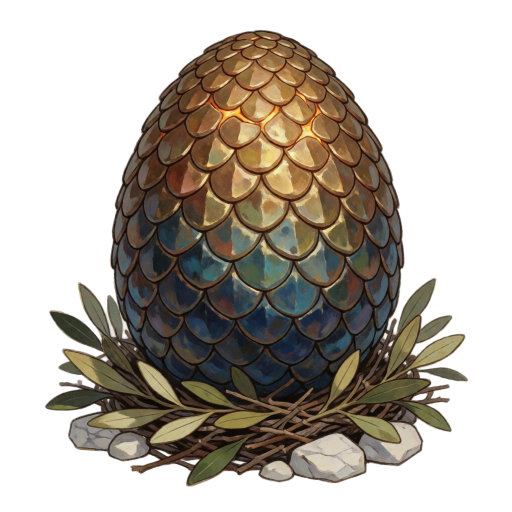
#> input picture assets/art/dragon/dragon_egg_cut.png, 1024 x 1024 px, found by its file name (shown at 1/2 size)
$ python stages_sheet.py
#> lines starting #> are read from the running program, lines starting #| are printed output that depends on the picture
"""Contact sheet of the dragon's six stages (egg to ancestral) on dark, mid and parchment grounds.

    python tools/art/stages_sheet.py [--out docs/art/progression-stages.png]

Reads assets/art/dragon/dragon_<stage>_cut.png. Needs Pillow only (host Python or the seg venv).
"""
import argparse
from pathlib import Path

from PIL import Image, ImageDraw, ImageFont

STAGES = ["egg", "hatchling", "young", "adult", "illustre", "ancestral"]
GROUNDS = [(27, 20, 33), (120, 112, 104), (236, 223, 193)]


def main():
    ap = argparse.ArgumentParser()
    ap.add_argument("--out", default="docs/art/progression-stages.png")
    ap.add_argument("--cell", type=int, default=320)
    a = ap.parse_args()
    cell, label = a.cell, 28
    font = ImageFont.load_default(size=20)
    sheet = Image.new("RGB", (cell * len(STAGES), label + cell * len(GROUNDS)), GROUNDS[0])
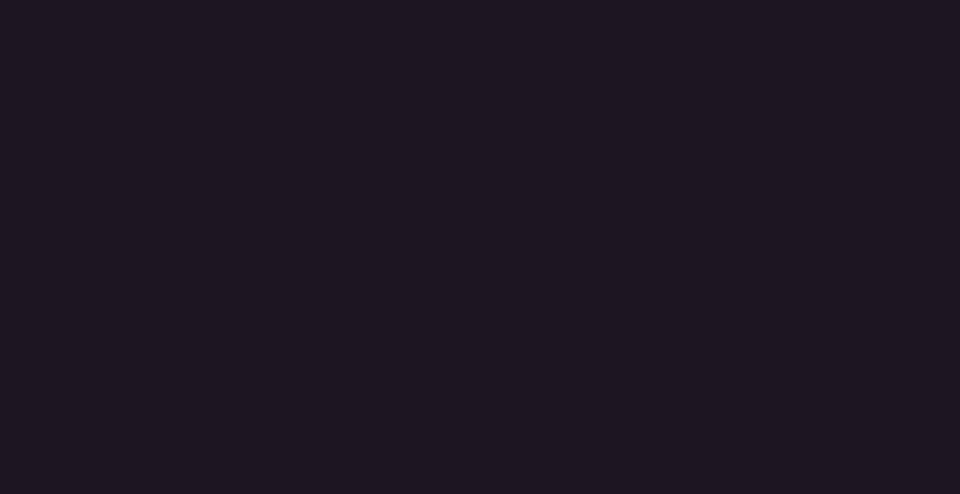
#> sheet: PIL image 1920x988 RGB (shown at 1/2 size); mean R, G, B 27, 20, 33
    d = ImageDraw.Draw(sheet)
    for c, stage in enumerate(STAGES):
        cut = Image.open(Path(f"assets/art/dragon/dragon_{stage}_cut.png")).convert("RGBA")
#> cut is the input picture: PIL image 1024x1024 RGBA; mean R, G, B, A 101.3, 87.1, 68.2, 120.5
        cut = cut.resize((cell, cell), Image.LANCZOS)
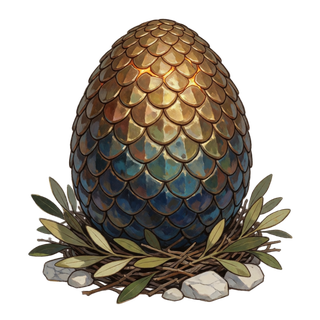
#> cut: PIL image 320x320 RGBA; mean R, G, B, A 47.9, 40.8, 31.3, 120.5; transparent parts drawn white
        d.text((c * cell + 10, 4), stage, fill=(236, 223, 193), font=font)
        for r, g in enumerate(GROUNDS):
            tile = Image.new("RGBA", (cell, cell), g + (255,))
            tile.alpha_composite(cut)
            sheet.paste(tile.convert("RGB"), (c * cell, label + r * cell))
#> this loop made 3 passes
#> pass 1, in main, `tile = Image.new("RGBA", (cell, cell), g + (255,))`:
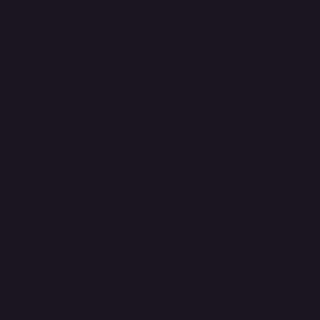
#> tile: PIL image 320x320 RGBA; mean R, G, B, A 27, 20, 33, 255
#> pass 2, in main, `tile = Image.new("RGBA", (cell, cell), g + (255,))`:
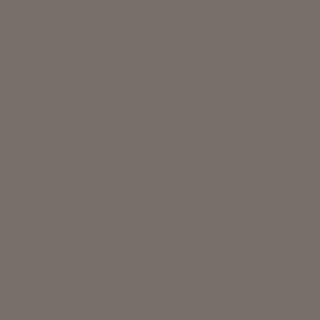
#> tile: PIL image 320x320 RGBA; mean R, G, B, A 120, 112, 104, 255
#> pass 3, in main, `tile = Image.new("RGBA", (cell, cell), g + (255,))`:
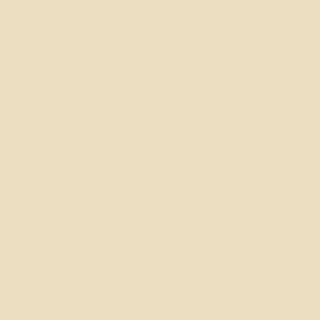
#> tile: PIL image 320x320 RGBA; mean R, G, B, A 236, 223, 193, 255
#> after the loop:
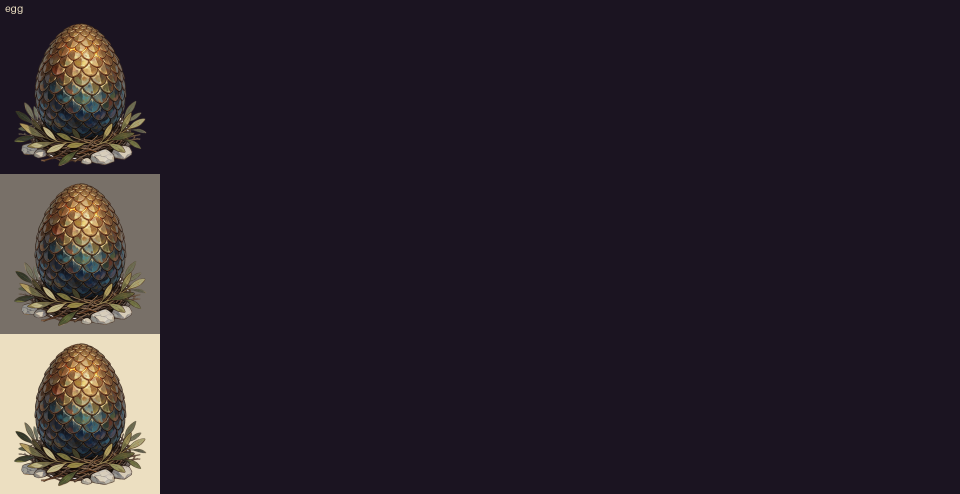
#> sheet: PIL image 1920x988 RGB (shown at 1/2 size); mean R, G, B 41, 33.3, 42
#> after the loop:
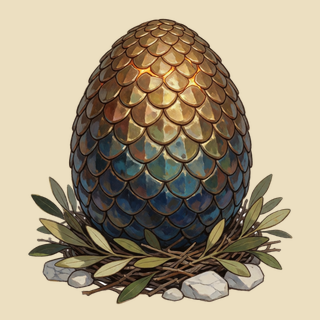
#> tile: PIL image 320x320 RGBA; mean R, G, B, A 170.6, 157, 132, 255
    sheet.save(a.out, optimize=True)
    print(a.out)


if __name__ == "__main__":
#> (the run stopped early here; a loop or call above may not have finished)
